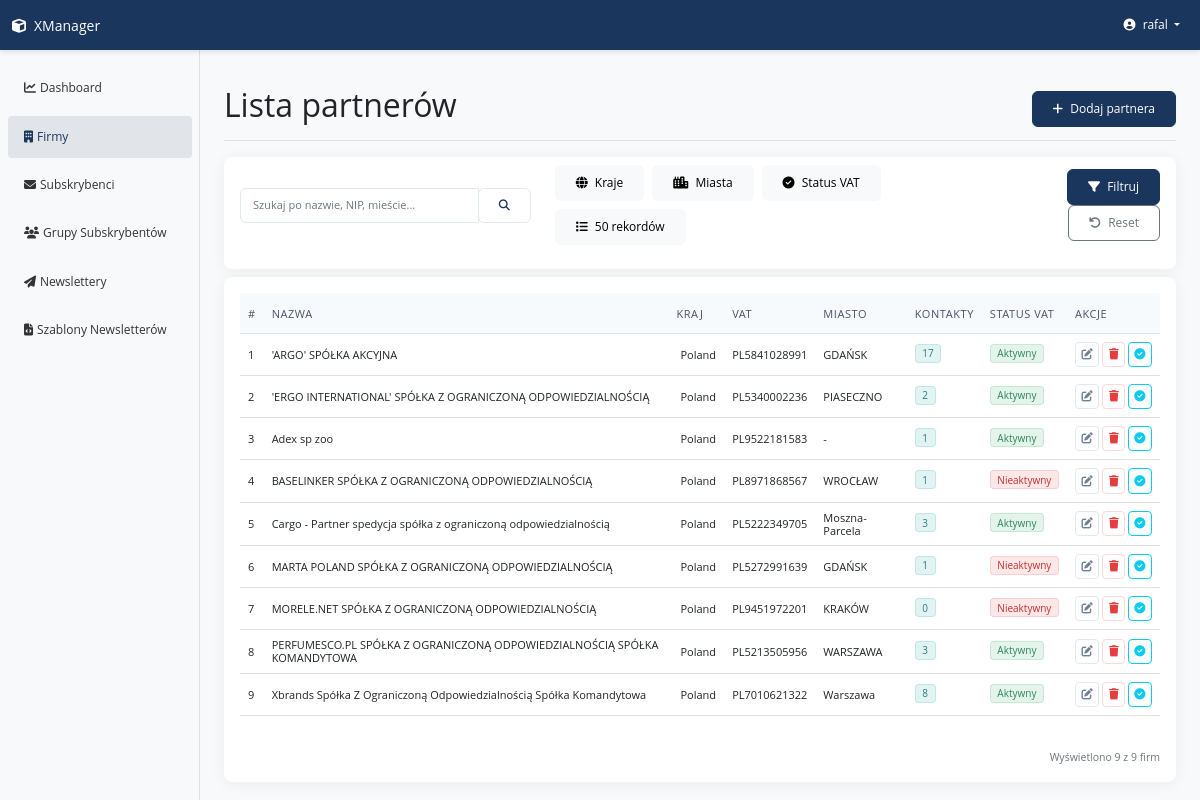
Page /partner/ (signed in) on the committed database.
### apps/partner/models.py (models this page shows, shortened)
class Partner(CoreModel):
    country = CountryField(
        verbose_name=('Kraj'),
        help_text=(
            'Choose country, to specify a method of VAT number verification')
    )
    vat_number = models.CharField(
        max_length=20,
        verbose_name=('VAT number'),
        help_text=('Enter VAT number without country prefix')
    )
    name = models.CharField(
        max_length=100,
        verbose_name='Company name',
        blank=True,
        editable=True
    )
    name_verified = models.BooleanField(
        default=False,
        verbose_name=('Verified Name'),
        editable=True
    )
    city = models.CharField(
        max_length=100,
        verbose_name=('City'),
        blank=True,
        editable=True
    )
    street_name = models.CharField(
        max_length=100,
        verbose_name=('Street'),
        blank=True,
        editable=True
    )
    building_number = models.CharField(
        max_length=100,
        verbose_name=('Building number'),
        blank=True,
        editable=True
    )
    apartment_number = models.CharField(
        max_length=10,
        verbose_name=('Apartment number'),
        blank=True,
        null=True,
        editable=True
    )
    postal_code = models.CharField(
        max_length=10,
        verbose_name=('Postal code'),
        blank=True,
        editable=True
    )
    phone_number = models.CharField(
        validators=[phone_number_validator],
        verbose_name=('Phone number'),
        blank=True
    )
    additional_info = models.CharField(
        max_length=200,
        null=True,
        blank=True,
        verbose_name=('Additional information')
    )
    is_verified = models.BooleanField(
        default=False,
        verbose_name=('Verified'),
        editable=False
    )
    verification_date = models.DateTimeField(
        null=True,
        blank=True,
        verbose_name=('Verification date'),
        editable=False
    )
    verification_id = models.CharField(
        max_length=100,
        null=True,
        blank=True,
        verbose_name=('Verification ID'),
        help_text=('Unique query ID from government verification API system'),
        editable=False
    )
    subscriber = models.ManyToManyField(
        'subscriber.Subscriber',
        through='PartnerEmail',
        related_name='partnered_with',
        verbose_name=('Email contacts'),
        help_text=('Max 10 email addresses')
    )
    def get_full_vat_number(self):
        return f"{self.country.code}{self.vat_number}"
    class Meta:
        verbose_name = ('Partner')
        verbose_name_plural = ('Partners')
        unique_together = [('country', 'vat_number')]

### apps/partner/views.py (the view)
# urls.py: path('', views.PartnerListView.as_view(), name='partner_list'),
class PartnerListView(LoginRequiredMixin, ListView):
    model = Partner
    template_name = 'partner/partner_list.html'
    context_object_name = 'partners'
    paginate_by = 50  # Domyślna liczba rekordów na stronę
    ordering = ['name']
    def get_queryset(self):
        queryset = super().get_queryset()
        search_query = self.request.GET.get('search', '')
        country_filters = self.request.GET.getlist('country')
        city_filters = self.request.GET.getlist('city')
        status_filter = self.request.GET.get('status', '')
        if search_query:
            queryset = queryset.filter(
                Q(name__icontains=search_query) |
                Q(vat_number__icontains=search_query) |
                Q(city__icontains=search_query)
            )
        if country_filters:
            queryset = queryset.filter(country__in=country_filters)
        if city_filters:
            queryset = queryset.filter(city__in=city_filters)
        if status_filter == 'verified':
            queryset = queryset.filter(is_verified=True)
        elif status_filter == 'unverified':
            queryset = queryset.filter(is_verified=False)
        page_size = self.request.GET.get('page_size')
        if page_size and page_size.isdigit():
            self.paginate_by = int(page_size)
        return queryset
    def get_context_data(self, **kwargs):
        context = super().get_context_data(**kwargs)
        context = add_to_context(context)
        sorted_countries = context['countries']
        form = PartnerFilterForm(
            self.request.GET or None,
            countries=sorted_countries
        )
        context['filter_form'] = form
        context['search_query'] = self.request.GET.get('search', '')
        context['selected_countries'] = self.request.GET.getlist('country')
        context['selected_cities'] = self.request.GET.getlist('city')
        context['selected_status'] = self.request.GET.get('status', '')
        context['selected_page_size'] = self.request.GET.get(
            'page_size', str(self.paginate_by))
        context['default_page_size'] = str(self.paginate_by)
        cities = sorted({p.city for p in Partner.objects.filter(
            city__isnull=False).exclude(city='')})
        context['cities'] = cities
        return context

### templates/partner/partner_list.html (shortened to what this page needs)
{% extends "base.html" %}
{% load static %}
{% block page_title %}Lista partnerów{% endblock %}
{% block page_actions %}
    <a href="{% url 'partner:partner_create' %}" class="btn btn-primary">
        <i class="fas fa-plus me-1"></i> Dodaj partnera
    </a>
{% endblock %}
{% block content %}
    <div class="card mb-2">
        <div class="card-body py-2">
            <form method="get" action="{% url 'partner:partner_list' %}" id="filterForm" class="row align-items-center">
                <div class="col-md-4">
                    <div class="input-group input-group-sm">
                        <input type="text" class="form-control form-control-sm" name="search"
                               placeholder="Szukaj po nazwie, NIP, mieście..."
                               value="{{ search_query|default:'' }}">
                        <button class="btn btn-outline-primary btn-sm" type="submit">
                            <i class="fas fa-search"></i>
                        </button>
                    </div>
                </div>
                <div class="col-md-6">
                    <div class="d-flex flex-wrap gap-2">
<div class="dropdown">
    <button class="btn btn-sm btn-light filter-btn" type="button" id="countryFilterDropdown" data-bs-toggle="dropdown" aria-expanded="false">
        <i class="fas fa-globe"></i>
        <span class="ms-1">Kraje</span>
    </button>
</div>
<div class="dropdown">
    <button class="btn btn-sm btn-light filter-btn" type="button" id="cityFilterDropdown" data-bs-toggle="dropdown" aria-expanded="false">
        <i class="fas fa-city"></i>
        <span class="ms-1">Miasta</span>
    </button>
</div>
                        <div class="dropdown">
                            <button class="btn btn-sm btn-light filter-btn" type="button" id="vatStatusFilterDropdown" data-bs-toggle="dropdown" aria-expanded="false">
                                <i class="fas fa-check-circle"></i>
                                <span class="ms-1">Status VAT</span>
                            </button>
                        </div>
                        <div class="dropdown">
                            <button class="btn btn-sm btn-light filter-btn" type="button" id="pageSizeFilterDropdown" data-bs-toggle="dropdown" aria-expanded="false">
                                <i class="fas fa-list"></i>
                                <span class="ms-1" id="pageSizeText">{{ selected_page_size|default:default_page_size }} rekordów</span>
                            </button>
                        </div>
                    </div>
                </div>
                <div class="col-md-2 text-end">
                    <button type="submit" class="btn btn-sm btn-primary">
                        <i class="fas fa-filter me-1"></i> Filtruj
                    </button>
                    <a href="{% url 'partner:partner_list' %}" class="btn btn-sm btn-outline-secondary ms-1">
                        <i class="fas fa-undo me-1"></i> Reset
                    </a>
                </div>
            </form>
        </div>
    </div>
    <div class="card">
        <div class="card-body">
            {% if partners %}
            <div class="table-responsive">
                <table class="table table-hover table-sm">
                    <thead>
                        <tr>
                            <th scope="col">#</th>
                            <th scope="col">Nazwa</th>
                            <th scope="col">Kraj</th>
                            <th scope="col">VAT</th>
                            <th scope="col">Miasto</th>
                            <th scope="col">Kontakty</th>
                            <th scope="col">Status VAT</th>
                            <th scope="col">Akcje</th>
                        </tr>
                    </thead>
                    <tbody>
                        {% for partner in partners %}
                        <tr>
                            <td>{{ page_obj.start_index|add:forloop.counter0 }}</td>
                            <td>{{ partner.name }}</td>
                            <td>
                                {% if partner.country %}
                                    {{ partner.country.name }}
                                {% else %}
                                    -
                                {% endif %}
                            </td>
                            <td>{{ partner.get_full_vat_number }}</td>
                            <td>{{ partner.city|default:"-" }}</td>
                            <td>
                                <span class="badge badge-company">{{ partner.emails.count }}</span>
                            </td>
                            <td>
                                {% if partner.is_verified %}
                                    <span class="badge badge-active">Aktywny</span>
                                {% else %}
                                    <span class="badge badge-inactive">Nieaktywny</span>
                                {% endif %}
                            </td>
                            <td>
                                <div class="btn-group">
                                    <a href="{% url 'partner:partner_update' partner.pk %}" class="btn btn-sm btn-outline-secondary btn-action" title="Edytuj">
                                        <i class="fas fa-edit"></i>
                                    </a>
                                    <form method="post" action="{% url 'partner:partner_delete' partner.pk %}"
                                          onsubmit="return confirm('Czy na pewno chcesz usunąć tego partnera?');"
                                          style="display: inline;">
                                        <button type="submit" class="btn btn-sm btn-outline-danger btn-action" title="Usuń">
                                            <i class="fas fa-trash"></i>
                                        </button>
                                    </form>
                                    <a href="{% url 'partner:verify_vat' partner.pk %}" class="btn btn-sm btn-outline-info btn-action" title="Weryfikuj VAT">
                                        <i class="fas fa-check-circle"></i>
                                    </a>
                                </div>
                            </td>
                        </tr>
                        {% endfor %}
                    </tbody>
                </table>
            </div>
            <div class="text-end mt-3">
                <span class="text-muted small">Wyświetlono {{ partners|length }} z {% if paginator %}{{ paginator.count }}{% else %}{{ partners|length }}{% endif %} firm</span>
            </div>
            {% else %}
            <div class="alert alert-info">
                <i class="fas fa-info-circle me-2"></i> Brak partnerów do wyświetlenia.
            </div>
            {% endif %}
        </div>
    </div>
{% endblock %}

### templates/navbar.html (shortened to what this page needs)
    <nav class="navbar navbar-expand-lg navbar-dark bg-primary sticky-top">
        <div class="container-fluid">
            <a class="navbar-brand" href="{% url 'home' %}">
                <i class="fas fa-cube me-2"></i>XManager
            </a>
            <div class="collapse navbar-collapse" id="navbarNav">
                <ul class="navbar-nav">
                    <li class="nav-item dropdown">
                        <a class="nav-link dropdown-toggle" href="#" id="userDropdown" role="button" data-bs-toggle="dropdown" aria-expanded="false">
                            <i class="fas fa-user-circle me-1"></i> {{ request.user.username }}
                        </a>
                    </li>
                </ul>
            </div>
        </div>
    </nav>

### rows in the picture
Partner: start_index|add "1", name "'ARGO' SPÓŁKA AKCYJNA", country.name "Poland", get_full_vat_number "PL5841028991", city "GDAŃSK", emails.count "17", is_verified "Aktywny"
Partner: start_index|add "2", name "'ERGO INTERNATIONAL' SPÓŁKA Z OGRANICZONĄ ODPOWIEDZIALNOŚCIĄ", country.name "Poland", get_full_vat_number "PL5340002236", city "PIASECZNO", emails.count "2", is_verified "Aktywny"
Partner: start_index|add "3", name "Adex sp zoo", country.name "Poland", get_full_vat_number "PL9522181583", city "-", emails.count "1", is_verified "Aktywny"
Partner: start_index|add "4", name "BASELINKER SPÓŁKA Z OGRANICZONĄ ODPOWIEDZIALNOŚCIĄ", country.name "Poland", get_full_vat_number "PL8971868567", city "WROCŁAW", emails.count "1", is_verified "Nieaktywny"
Partner: start_index|add "5", name "Cargo - Partner spedycja spółka z ograniczoną odpowiedzialnością", country.name "Poland", get_full_vat_number "PL5222349705", city "Moszna-Parcela", emails.count "3", is_verified "Aktywny"
Partner: start_index|add "6", name "MARTA POLAND SPÓŁKA Z OGRANICZONĄ ODPOWIEDZIALNOŚCIĄ", country.name "Poland", get_full_vat_number "PL5272991639", city "GDAŃSK", emails.count "1", is_verified "Nieaktywny"
Partner: start_index|add "7", name "MORELE.NET SPÓŁKA Z OGRANICZONĄ ODPOWIEDZIALNOŚCIĄ", country.name "Poland", get_full_vat_number "PL9451972201", city "KRAKÓW", emails.count "0", is_verified "Nieaktywny"
Partner: start_index|add "8", name "PERFUMESCO.PL SPÓŁKA Z OGRANICZONĄ ODPOWIEDZIALNOŚCIĄ SPÓŁKA KOMANDYTOWA", country.name "Poland", get_full_vat_number "PL5213505956", city "WARSZAWA", emails.count "3", is_verified "Aktywny"
Partner: start_index|add "9", name "Xbrands Spółka Z Ograniczoną Odpowiedzialnością Spółka Komandytowa", country.name "Poland", get_full_vat_number "PL7010621322", city "Warszawa", emails.count "8", is_verified "Aktywny"

### other values in the picture
{{ request.user.username }} "rafal"
{{ partners|length }} "9"
{{ paginator.count }} "9"
